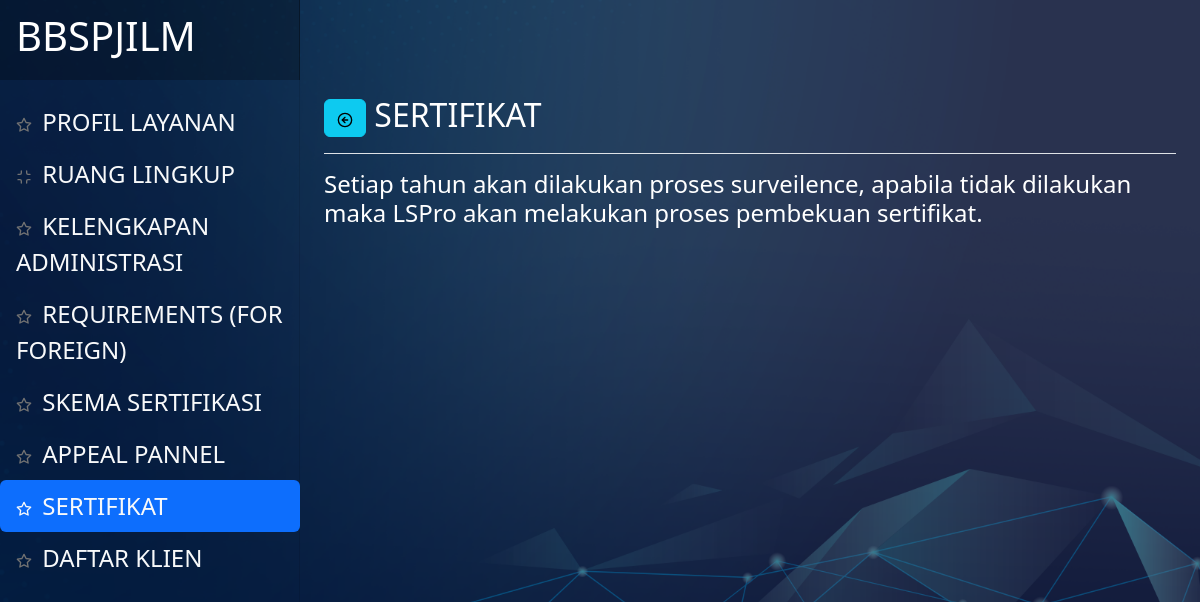
The app's page /index.php/lspro/sertifikat with its own data.
### tables this page shows
CREATE TABLE `tbl_devmenu` (
  `id` int(11) NOT NULL,
  `afiliasi` varchar(63) NOT NULL,
  `nama` varchar(63) NOT NULL,
  `icon` varchar(63) NOT NULL,
  `link` varchar(127) NOT NULL,
  `nourut` int(15) NOT NULL,
  `status` varchar(15) NOT NULL
);

### application/views/partial.php (called while the page is built, shortened)
<?php $this->load->view('_partial/header'); ?>
<?php $this->load->view($subview); ?>

### application/controllers/Lspro.php (called while the page is built, shortened)
<?php
class Lspro extends CI_Controller
{
    public function __construct()
    {
        $this->load->model(['Dashboard_mod']);
    }
    public function sertifikat()
    {
        $data['judul'] = "SERTIFIKAT";
        $data['getmenu'] = $this->Dashboard_mod->getAllData('tbl_devmenu', ['tbl_devmenu.status' => '1', 'tbl_devmenu.afiliasi' => 'lspro'])->result_array();
        $data['menuid'] = '70';
        $data['subview'] = "lspro/sertifikat";
        $this->load->view('partial', $data);
    }
}

### index.php (called while the page is built, shortened)
<?php
require_once BASEPATH.'core/CodeIgniter.php';

### application/models/Dashboard_mod.php (called while the page is built)
<?php
class Dashboard_mod extends CI_model
{
    public function getAllData($table, $where = null)
    {
        $this->db->from($table);
        if (isset($where)) {
            $this->db->where($where);
        }
        if ($table === "tbl_devmenu") {
            $this->db->order_by('tbl_devmenu.nourut', 'ASC');
        } else {
            $this->db->order_by('id', 'asc');
        }
        return $this->db->get();
    }
}

### application/views/lspro/sertifikat.php (the view, shortened to what this page needs)
<div class="d-flex justify-content-between flex-wrap flex-md-nowrap align-items-center pt-3 pb-2 mb-3 border-bottom">
    <h1 class="h2"><a href="<?= base_url('dashboard/menulayanan') ?>" class="btn btn-info"><i data-feather="arrow-left-circle"></i></a> <?= $judul ?></h1>
</div>
<h4>Setiap tahun akan dilakukan proses surveilence, apabila tidak dilakukan maka LSPro akan melakukan proses pembekuan sertifikat.</h4>

### application/views/_partial/header.php (shortened to what this page needs)
<!doctype html>
<html lang="en">
<head>
    <link href="<?= base_url('') ?>assets/dist/css/bootstrap.min.css" rel="stylesheet">
    <link href="<?= base_url('') ?>assets/DataTables/datatables.min.css" rel="stylesheet">
    <link href="<?= base_url('') ?>/assets/css/dashboard.css" rel="stylesheet">
</head>
<body class="text-white">
    <header class="navbar navbar-dark sticky-top flex-md-nowrap p-0">
        <a class="navbar-brand col-md-3 col-lg-3 me-10 px-3 fs-6" href="<?= base_url('dashboard/menuutama') ?>">
            <h1>BBSPJILM</h1>
        </a>
    </header>
    <div class="container-fluid text-white">
        <div class="row">
            <nav id="sidebarMenu" class="col-md-3 col-lg-3 d-md-block sidebar collapse">
                <div class="position-sticky pt-5 sidebar-sticky ">
                    <ul class="nav nav-pills d-flex flex-column justify-content-evenly align-text-center mb-auto ">
                        <?php foreach ($getmenu as $row) : ?>
                            <li class="nav-item">
                                <a href="<?= base_url($row['link']) ?>" class="nav-link fs-4 text-light <?= ($row['id'] == $menuid) ? "active" : "" ?>" aria-current="page">
                                    <i data-feather="<?= $row['icon'] ?>"></i>
                                    <?= $row['nama'] ?>
                                </a>
                            </li>
                        <?php endforeach; ?>
                    </ul>
                </div>
            </nav>
            <main class="col-md-9 ms-sm-auto col px-md-4">

### assets/css/dashboard.css (style rules this page uses)
body { font-size: .875rem; }
.feather { width: 16px; height: 16px; }
.sidebar { position: fixed; top: 0; bottom: 0; left: 0; z-index: 100; padding: 48px 0 0; box-shadow: inset -1px 0 0 rgba(0, 0, 0, .1); }
.sidebar-sticky { height: calc(100vh - 48px); overflow-x: hidden; overflow-y: auto; }
.sidebar .nav-link { font-weight: 500; color: #333; }
.sidebar .nav-link .feather { margin-right: 4px; color: #727272; }
.sidebar .nav-link.active { color: #2470dc; }
.sidebar .nav-link:hover .feather, .sidebar .nav-link.active .feather { color: inherit; }
.navbar-brand { padding-top: .75rem; padding-bottom: .75rem; background-color: rgba(0, 0, 0, .25); box-shadow: inset -1px 0 0 rgba(0, 0, 0, .25); }

### records on screen
tbl_devmenu: nama "PROFIL LAYANAN"
tbl_devmenu: nama "RUANG LINGKUP"
tbl_devmenu: nama "KELENGKAPAN ADMINISTRASI"
tbl_devmenu: nama "REQUIREMENTS (FOR FOREIGN)"
tbl_devmenu: nama "SKEMA SERTIFIKASI"
tbl_devmenu: nama "APPEAL PANNEL"
tbl_devmenu: nama "SERTIFIKAT"
tbl_devmenu: nama "DAFTAR KLIEN"
